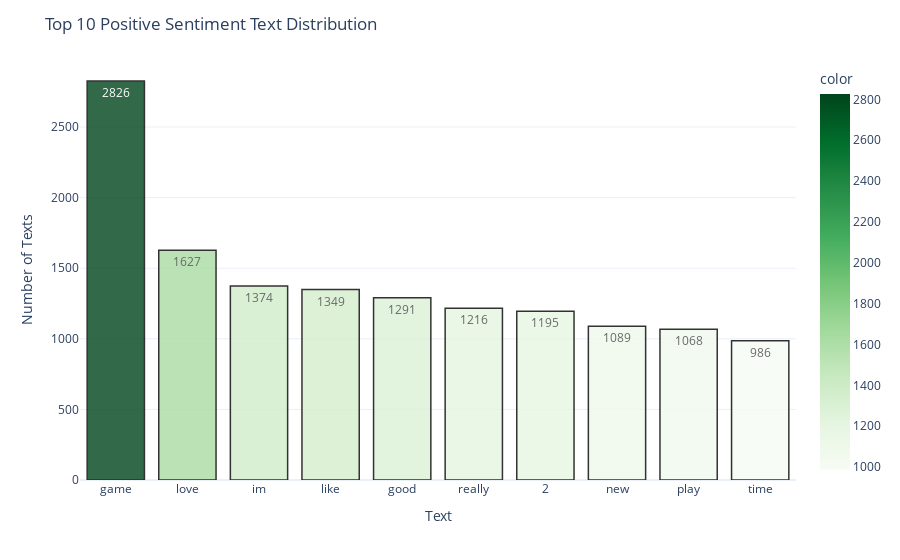

Write notebook code for a chart like this one.
### Markdown cell above
Positive Sentiment Text Distribution

### Code cell
positive_words = preprocess(train_df.loc[train_df['Sentiment'] == 'Positive']['Content'])
positive_words_df = create_freq_df(positive_words)
top10_positive_words = positive_words_df[:10]

plot_text_distribution(top10_positive_words['Term'], top10_positive_words['Frequency'],
                  'Greens', 'Top 10 Positive Sentiment Text Distribution', 'Text', 'Number of Texts')
create_wordcloud(positive_words_df, 'Positive Sentiment Text Distribution', 'BuGn')

### Figure 1 — Plotly figure (JSON) as saved in the notebook; plotly's stock layout.template omitted (floating-point values rounded to 4 significant figures)
{"data": [{"alignmentgroup": "True", "hovertemplate": "x=%{x}<br>y=%{y}<br>text=%{text}<br>color=%{marker.color}<extra></extra>", "legendgroup": "", "marker": {"color": [2826, 1627, 1374, 1349, 1291, 1216, 1195, 1089, 1068, 986], "coloraxis": "coloraxis", "line": {"color": "black", "width": 1.5}, "pattern": {"shape": ""}}, "name": "", "offsetgroup": "", "opacity": 0.8, "orientation": "v", "showlegend": false, "text": [2826, 1627, 1374, 1349, 1291, 1216, 1195, 1089, 1068, 986], "textposition": "auto", "type": "bar", "x": ["game", "love", "im", "like", "good", "really", "2", "new", "play", "time"], "xaxis": "x", "y": [2826, 1627, 1374, 1349, 1291, 1216, 1195, 1089, 1068, 986], "yaxis": "y"}], "layout": {"barmode": "relative", "coloraxis": {"colorbar": {"title": {"text": "color"}}, "colorscale": [[0, "rgb(247,252,245)"], [0.125, "rgb(229,245,224)"], [0.25, "rgb(199,233,192)"], [0.375, "rgb(161,217,155)"], [0.5, "rgb(116,196,118)"], [0.625, "rgb(65,171,93)"], [0.75, "rgb(35,139,69)"], [0.875, "rgb(0,109,44)"], [1, "rgb(0,68,27)"]]}, "legend": {"tracegroupgap": 0}, "margin": {"t": 60}, "title": {"text": "Top 10 Positive Sentiment Text Distribution"}, "xaxis": {"anchor": "y", "domain": [0, 1], "title": {"text": "Text"}}, "yaxis": {"anchor": "x", "domain": [0, 1], "title": {"text": "Number of Texts"}}}}
